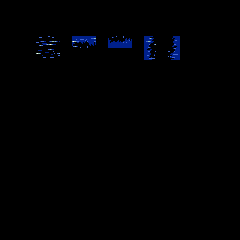

Tiled map render using the project's own tile images. Description and the whole map definition, tile-layer contents included, below:
An orthogonal 20x20 tile map with 12x12 px tiles, 3 tile layers (regions, input_BG, output_BG).

<map version="1.2" tiledversion="1.2.1" orientation="orthogonal" renderorder="right-down" width="20" height="20" tilewidth="12" tileheight="12" infinite="0" nextlayerid="4" nextobjectid="1">
 <properties>
  <property name="NoOverlappingRules" type="bool" value="true" />
 </properties>
 <tileset firstgid="1" name="overworld(day)-Master" tilewidth="12" tileheight="12" tilecount="1296" columns="36">
  <image source="../../image/overworld(day)-Master.png" width="432" height="432" />
 </tileset>
 <layer id="1" name="regions" width="20" height="20">
  <data encoding="csv">
0,0,0,0,0,0,0,0,0,0,0,0,0,0,0,0,0,0,0,0,
0,0,0,0,0,0,0,0,0,0,0,0,0,0,0,0,0,0,0,0,
0,0,0,0,0,0,0,0,0,0,0,0,0,0,0,0,0,0,0,0,
0,0,0,161,161,0,161,161,0,161,161,0,161,0,161,0,0,0,0,0,
0,0,0,161,161,0,0,0,0,0,0,0,161,0,161,0,0,0,0,0,
0,0,0,0,0,0,0,0,0,0,0,0,0,0,0,0,0,0,0,0,
0,0,0,0,0,0,0,0,0,0,0,0,0,0,0,0,0,0,0,0,
0,0,0,0,0,0,0,0,0,0,0,0,0,0,0,0,0,0,0,0,
0,0,0,0,0,0,0,0,0,0,0,0,0,0,0,0,0,0,0,0,
0,0,0,0,0,0,0,0,0,0,0,0,0,0,0,0,0,0,0,0,
0,0,0,0,0,0,0,0,0,0,0,0,0,0,0,0,0,0,0,0,
0,0,0,0,0,0,0,0,0,0,0,0,0,0,0,0,0,0,0,0,
0,0,0,0,0,0,0,0,0,0,0,0,0,0,0,0,0,0,0,0,
0,0,0,0,0,0,0,0,0,0,0,0,0,0,0,0,0,0,0,0,
0,0,0,0,0,0,0,0,0,0,0,0,0,0,0,0,0,0,0,0,
0,0,0,0,0,0,0,0,0,0,0,0,0,0,0,0,0,0,0,0,
0,0,0,0,0,0,0,0,0,0,0,0,0,0,0,0,0,0,0,0,
0,0,0,0,0,0,0,0,0,0,0,0,0,0,0,0,0,0,0,0,
0,0,0,0,0,0,0,0,0,0,0,0,0,0,0,0,0,0,0,0,
0,0,0,0,0,0,0,0,0,0,0,0,0,0,0,0,0,0,0,0
</data>
 </layer>
 <layer id="2" name="input_BG" width="20" height="20">
  <data encoding="csv">
0,0,0,0,0,0,0,0,0,0,0,0,0,0,0,0,0,0,0,0,
0,0,0,0,0,0,0,0,0,0,0,0,0,0,0,0,0,0,0,0,
0,0,0,0,0,0,0,0,0,0,0,0,0,0,0,0,0,0,0,0,
0,0,0,153,153,0,10,10,0,118,118,0,45,0,48,0,0,0,0,0,
0,0,0,153,153,0,0,0,0,0,0,0,45,0,48,0,0,0,0,0,
0,0,0,0,0,0,0,0,0,0,0,0,0,0,0,0,0,0,0,0,
0,0,0,0,0,0,0,0,0,0,0,0,0,0,0,0,0,0,0,0,
0,0,0,0,0,0,0,0,0,0,0,0,0,0,0,0,0,0,0,0,
0,0,0,0,0,0,0,0,0,0,0,0,0,0,0,0,0,0,0,0,
0,0,0,0,0,0,0,0,0,0,0,0,0,0,0,0,0,0,0,0,
0,0,0,0,0,0,0,0,0,0,0,0,0,0,0,0,0,0,0,0,
0,0,0,0,0,0,0,0,0,0,0,0,0,0,0,0,0,0,0,0,
0,0,0,0,0,0,0,0,0,0,0,0,0,0,0,0,0,0,0,0,
0,0,0,0,0,0,0,0,0,0,0,0,0,0,0,0,0,0,0,0,
0,0,0,0,0,0,0,0,0,0,0,0,0,0,0,0,0,0,0,0,
0,0,0,0,0,0,0,0,0,0,0,0,0,0,0,0,0,0,0,0,
0,0,0,0,0,0,0,0,0,0,0,0,0,0,0,0,0,0,0,0,
0,0,0,0,0,0,0,0,0,0,0,0,0,0,0,0,0,0,0,0,
0,0,0,0,0,0,0,0,0,0,0,0,0,0,0,0,0,0,0,0,
0,0,0,0,0,0,0,0,0,0,0,0,0,0,0,0,0,0,0,0
</data>
 </layer>
 <layer id="3" name="output_BG" width="20" height="20">
  <data encoding="csv">
0,0,0,0,0,0,0,0,0,0,0,0,0,0,0,0,0,0,0,0,
0,0,0,0,0,0,0,0,0,0,0,0,0,0,0,0,0,0,0,0,
0,0,0,0,0,0,0,0,0,0,0,0,0,0,0,0,0,0,0,0,
0,0,0,153,154,0,10,11,0,118,119,0,45,0,48,0,0,0,0,0,
0,0,0,189,190,0,0,0,0,0,0,0,81,0,84,0,0,0,0,0,
0,0,0,0,0,0,0,0,0,0,0,0,0,0,0,0,0,0,0,0,
0,0,0,0,0,0,0,0,0,0,0,0,0,0,0,0,0,0,0,0,
0,0,0,0,0,0,0,0,0,0,0,0,0,0,0,0,0,0,0,0,
0,0,0,0,0,0,0,0,0,0,0,0,0,0,0,0,0,0,0,0,
0,0,0,0,0,0,0,0,0,0,0,0,0,0,0,0,0,0,0,0,
0,0,0,0,0,0,0,0,0,0,0,0,0,0,0,0,0,0,0,0,
0,0,0,0,0,0,0,0,0,0,0,0,0,0,0,0,0,0,0,0,
0,0,0,0,0,0,0,0,0,0,0,0,0,0,0,0,0,0,0,0,
0,0,0,0,0,0,0,0,0,0,0,0,0,0,0,0,0,0,0,0,
0,0,0,0,0,0,0,0,0,0,0,0,0,0,0,0,0,0,0,0,
0,0,0,0,0,0,0,0,0,0,0,0,0,0,0,0,0,0,0,0,
0,0,0,0,0,0,0,0,0,0,0,0,0,0,0,0,0,0,0,0,
0,0,0,0,0,0,0,0,0,0,0,0,0,0,0,0,0,0,0,0,
0,0,0,0,0,0,0,0,0,0,0,0,0,0,0,0,0,0,0,0,
0,0,0,0,0,0,0,0,0,0,0,0,0,0,0,0,0,0,0,0
</data>
 </layer>
</map>
